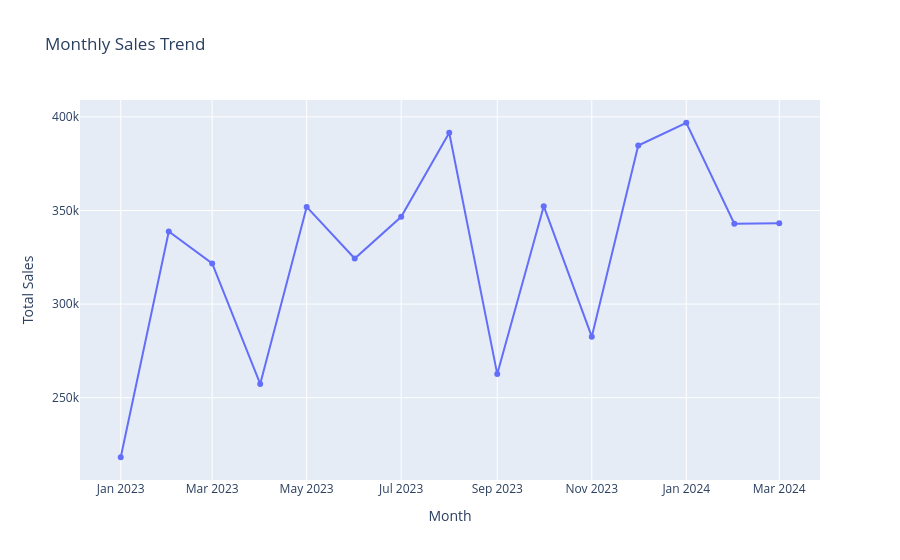

This figure's notebook cell:
### Code cell
# 6.Line Chart — Monthly Sales Trend

df["Date"] = pd.to_datetime(df["Date"])

df["Month"] = df["Date"].dt.to_period(
    "M"
).astype(str)

monthly_sales = df.groupby(
    "Month",
    as_index=False
)["Total_Amount"].sum()

fig = px.line(
    monthly_sales,
    x="Month",
    y="Total_Amount",
    markers=True,
    title="Monthly Sales Trend",
    labels={
        "Month": "Month",
        "Total_Amount": "Total Sales"
    }
)

fig.show()

### Figure 1 — Plotly figure (JSON) as saved in the notebook; plotly's stock layout.template omitted (floating-point values rounded to 4 significant figures)
{"data": [{"hovertemplate": "Month=%{x}<br>Total Sales=%{y}<extra></extra>", "legendgroup": "", "line": {"color": "#636efa", "dash": "solid"}, "marker": {"symbol": "circle"}, "mode": "lines+markers", "name": "", "orientation": "v", "showlegend": false, "type": "scatter", "x": ["2023-01", "2023-02", "2023-03", "2023-04", "2023-05", "2023-06", "2023-07", "2023-08", "2023-09", "2023-10", "2023-11", "2023-12", "2024-01", "2024-02", "2024-03"], "xaxis": "x", "y": [218200.0, 338800.0, 321700.0, 257300.0, 351900.0, 324400.0, 346600.0, 391500.0, 262600.0, 352300.0, 282600.0, 384700.0, 396900.0, 342900.0, 343100.0], "yaxis": "y"}], "layout": {"legend": {"tracegroupgap": 0}, "title": {"text": "Monthly Sales Trend"}, "xaxis": {"anchor": "y", "domain": [0, 1], "title": {"text": "Month"}}, "yaxis": {"anchor": "x", "domain": [0, 1], "title": {"text": "Total Sales"}}}}
